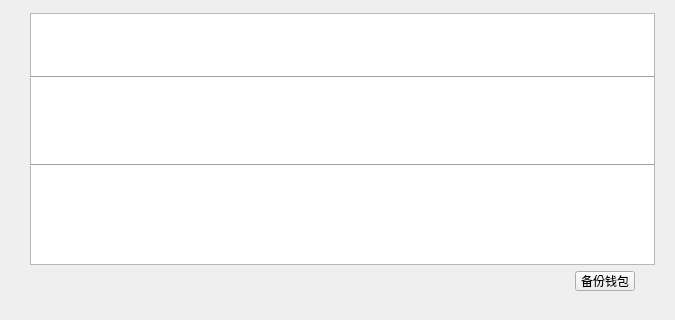
<?xml version="1.0" encoding="UTF-8"?>
<ui version="4.0">
 <class>AccountManagerWidget</class>
 <widget class="QWidget" name="AccountManagerWidget">
  <property name="geometry">
   <rect>
    <x>0</x>
    <y>0</y>
    <width>675</width>
    <height>320</height>
   </rect>
  </property>
  <property name="windowTitle">
   <string>Form</string>
  </property>
  <widget class="QTableWidget" name="tableWidget">
   <property name="geometry">
    <rect>
     <x>30</x>
     <y>13</y>
     <width>625</width>
     <height>252</height>
    </rect>
   </property>
  </widget>
  <widget class="QStackedWidget" name="stackedWidget">
   <property name="geometry">
    <rect>
     <x>0</x>
     <y>269</y>
     <width>670</width>
     <height>41</height>
    </rect>
   </property>
   <property name="font">
    <font>
     <family>Microsoft YaHei UI Light</family>
    </font>
   </property>
  </widget>
  <widget class="QToolButton" name="toolButton">
   <property name="geometry">
    <rect>
     <x>575</x>
     <y>271</y>
     <width>60</width>
     <height>20</height>
    </rect>
   </property>
   <property name="font">
    <font>
     <family>Microsoft YaHei UI Light</family>
    </font>
   </property>
   <property name="cursor">
    <cursorShape>PointingHandCursor</cursorShape>
   </property>
   <property name="text">
    <string>备份钱包</string>
   </property>
  </widget>
  <widget class="Line" name="line">
   <property name="geometry">
    <rect>
     <x>30</x>
     <y>76</y>
     <width>624</width>
     <height>2</height>
    </rect>
   </property>
   <property name="styleSheet">
    <string notr="true">background-color:#F0F0F0;</string>
   </property>
   <property name="orientation">
    <enum>Qt::Horizontal</enum>
   </property>
  </widget>
  <widget class="Line" name="line_2">
   <property name="geometry">
    <rect>
     <x>30</x>
     <y>164</y>
     <width>624</width>
     <height>2</height>
    </rect>
   </property>
   <property name="styleSheet">
    <string notr="true">background-color:#F0F0F0;</string>
   </property>
   <property name="orientation">
    <enum>Qt::Horizontal</enum>
   </property>
  </widget>
 </widget>
 <resources/>
 <connections/>
</ui>
